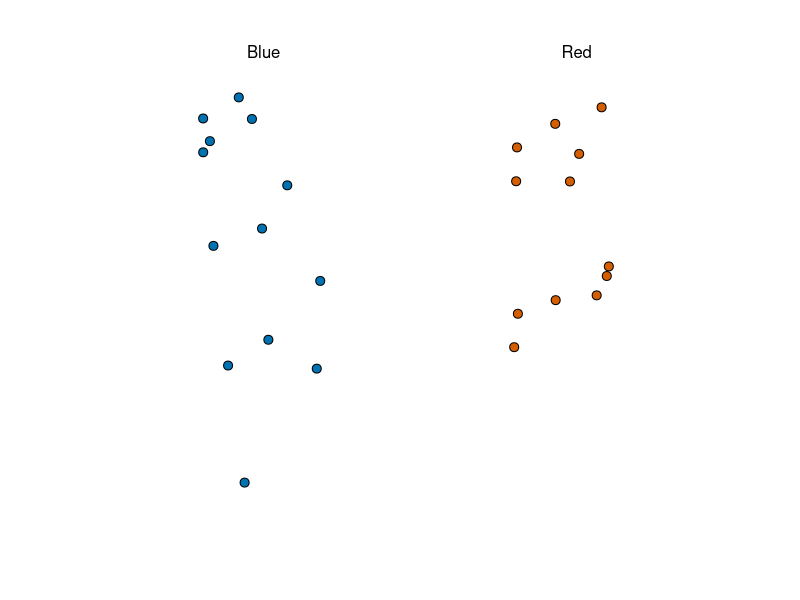

Write the R code that produced this figure. (Note: this script raises an error after producing the figure.)
## ---- chunk 1
library(tidyverse)
library(dslabs)
take_poll(25)
## ---- chunk 2
p <- 0.51
sqrt(p*(1-p))/sqrt(1000)
## ---- chunk 3
25*p
## ---- chunk 4
sqrt(p*(1-p)/25)
## ---- chunk 5
p
## ---- chunk 6
sqrt(p(1-p)/N)
## ---- chunk 7
N <- 25
p <- seq(0, 1, length=100)
se <- sqrt(p(1-p)/N)
plot(se, p)
## ---- chunk 8
n <- c(25, 100, 1000)
for (N in n) {
  p <- seq(0, 1, length=100)
  se <- sqrt(p(1-p)/N)
  plot(se, p)
}
## ---- chunk 9
p <- .45
N <- 25
2*sqrt(p*(1-p)/N)
## ---- chunk 10
x_hat <- 0.48
se <- sqrt(x_hat*(1-x_hat)/25)
se
## ---- chunk 11
pnorm(0.01/se) - pnorm(-0.01/se)
## ---- chunk 12
1.96*se
## ---- chunk 13
pnorm(1.96)-pnorm(-1.96)
## ---- chunk 14
B <- 10000
N <- 1000
x_hat <- replicate(B, {
  x <- sample(c(0,1), size = N, replace = TRUE, prob = c(1-p, p))
  mean(x)
})
## ---- chunk 15
p <- 0.45
N <- 1000

x <- sample(c(0,1), size = N, replace = TRUE, prob = c(1-p, p))
x_hat <- mean(x)
## ---- chunk 16
B <- 10000
x_hat <- replicate(B, {
  x <- sample(c(0,1), size = N, replace = TRUE, prob = c(1-p, p))
  mean(x)
})
## ---- chunk 17
mean(x_hat)
sd(x_hat)
## ---- chunk 18
take_sample <- function(p, N) {
  urn <- sample(c(0,1), size=N, replace=TRUE, prob=c(1-p,p))
  mean(urn)
}
## ---- chunk 19
p <- 0.45
N=100
errors <- replicate(10000, take_sample(p, N)-p)
## ---- chunk 20
mean(errors)
hist(errors)
## ---- chunk 21
mean(abs(errors))
## ---- chunk 22
sd(errors)
## ---- chunk 23
p <- 0.45
N <- 100
sqrt(p*(1-p)/N)
## ---- chunk 24
set.seed(1)
X <- sample(c(0,1), size=N, replace=TRUE, prob=c(1-p,p))
barX <- mean(X)
se <- sqrt(barX*(1-barX)/N)
## ---- chunk 25
N <- seq(100, 5000, len=100)
p <- 0.5
se <- sqrt(p*(1-p)/N)
data.frame(N, se) %>% ggplot(aes(N, se)) + geom_line()
## ---- chunk 26
p <- 0.45
N=100
errors <- replicate(10000, take_sample(p, N)-p)
qqnorm(errors)
qqline(errors)
## ---- chunk 27

1-pnorm(0.5, p, sqrt(p*(1-p)/N))
## ---- chunk 28
N <- 100
bar <- 0.51
hat_se <- sqrt(bar*(1-bar)/N)
1-pnorm(0.01, 0, hat_se)
